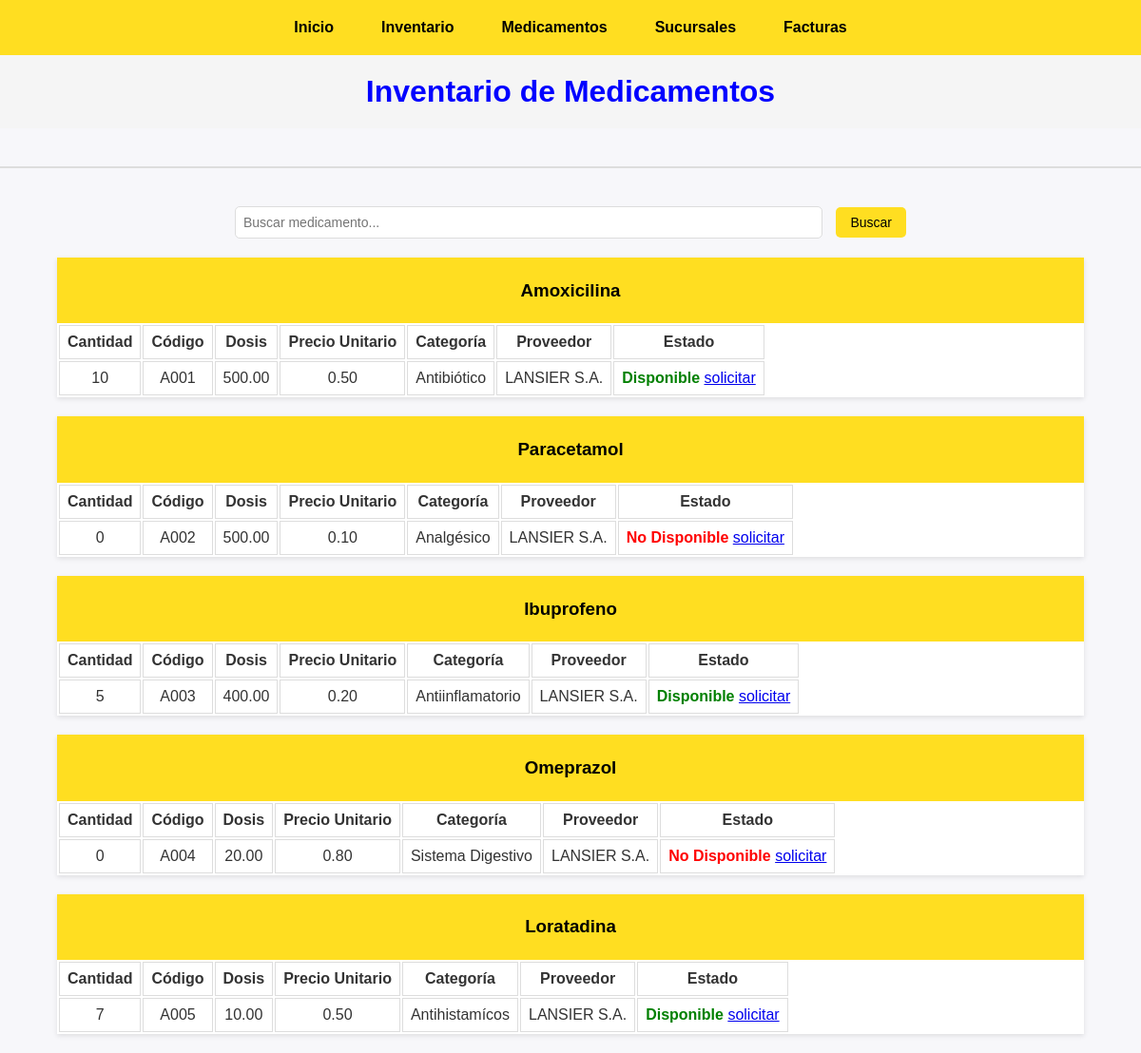
/inventario/ (signed in), run on the app's committed database.
### Sistema_Gestion/models.py (models this page shows, shortened)
class Inventario(models.Model):
    cantidad = models.IntegerField()
    medicamento = models.ForeignKey(Medicamento, on_delete=models.CASCADE, related_name='inventarios')
    sucursal = models.OneToOneField(Sucursal, on_delete=models.CASCADE, related_name="inventario")

class Medicamento(models.Model):
    nombre = models.CharField(max_length=50)
    codigo = models.CharField(max_length=50)
    precioIndividual = models.DecimalField(max_digits=10, decimal_places=2)
    dosis = models.DecimalField(max_digits=10, decimal_places=2)
    provedor = models.CharField(max_length=50, default='Proveedor predeterminado')
    categoria = models.CharField(max_length= 50)
    descripcion = models.TextField(null=True, blank=True)

### Sistema_Gestion/views.py (the view)
# urls.py: path('inventario/', views.inventario, name='inventario'),
@login_required
def inventario(request):
    inventarios = Inventario.objects.all()
    return render(request, 'inventario.html', {'inventarios': inventarios})

### templates/inventario.html (shortened to what this page needs)
<!DOCTYPE html>
<html lang="en">
<head>
</head>
<body>
{% include 'menu.html' %}
<h2>Inventario de Medicamentos</h2>
<hr style="margin: 40px 0; border: 1px solid #ddd;">
<div class="search-container">
    <input type="text" class="search-bar" id="searchInput" placeholder="Buscar medicamento...">
    <button class="search-button" onclick="filterInventario()">Buscar</button>
</div>
{% for inventario in inventarios %}
<div class="medicamento-container" data-nombre="{{ inventario.medicamento.nombre | lower }}">
    <div class="medicamento-header">
        <h3>{{ inventario.medicamento.nombre }}</h3>
    </div>
    <table>
        <thead>
            <tr>
                <th>Cantidad</th>
                <th>Código</th>
                <th>Dosis</th>
                <th>Precio Unitario</th>
                <th>Categoría</th>
                <th>Proveedor</th>
                <th>Estado</th>
            </tr>
        </thead>
        <tbody>
            <tr>
                <td>{{ inventario.cantidad }}</td>
                <td>{{ inventario.medicamento.codigo }}</td>
                <td>{{ inventario.medicamento.dosis }}</td>
                <td>{{ inventario.medicamento.precioIndividual }}</td>
                <td>{{ inventario.medicamento.categoria }}</td>
                <td>{{ inventario.medicamento.provedor }}</td>
                <td>
                    {% if inventario.cantidad > 0 %}
                        <span class="estado-disponible">Disponible</span>
                        <a href="/facturas/">solicitar</a>
                    {% else %}
                        <span class="estado-no-disponible">No Disponible</span>
                        <a href="/medicamentos/">solicitar</a>
                    {% endif %}
                </td>
            </tr>
        </tbody>
    </table>
</div>
{% endfor %}
</body>
</html>

### templates/inventario.html (style rules this page uses)
body { font-family: Arial, sans-serif; background-color: #f9f9f9; color: #333; margin: 20px; padding: 20px; }
h2 { text-align: center; color: #FFDE21; }
.medicamento-container { width: 90%; margin: 20px auto; border-collapse: collapse; background-color: #fff; box-shadow: 0 2px 5px rgba(0, 0, 0, 0.1); }
.medicamento-header { background-color: #FFDE21; color: black; padding: 5px; text-align: center; font-weight: bold; }
th, td { padding: 8px; text-align: center; border: 1px solid #ddd; }
.estado-disponible { color: green; font-weight: bold; }
.estado-no-disponible { color: red; font-weight: bold; }
.search-container { text-align: center; margin-bottom: 20px; }
.search-bar { width: 50%; padding: 8px; font-size: 14px; border: 1px solid #ddd; border-radius: 5px; }
.search-button { padding: 8px 15px; font-size: 14px; margin-left: 10px; background-color: #FFDE21; color: black; border: none; border-radius: 5px; cursor: pointer; }

### templates/menu.html (style rules this page uses)
body { font-family: Arial, sans-serif; margin: 0; padding: 0; background-color: #f7f7fa; }
h2 { text-align: center; color: blue; background-color: #F5F5F5; padding: 20px 0; margin: 0; font-size: 2rem; }

### data on the page
Inventario: medicamento.nombre "Amoxicilina", cantidad "10", medicamento.codigo "A001", medicamento.dosis "500.00", medicamento.precioIndividual "0.50", medicamento.categoria "Antibiótico", medicamento.provedor "LANSIER S.A.", shows "Disponible"
Inventario: medicamento.nombre "Paracetamol", cantidad "0", medicamento.codigo "A002", medicamento.dosis "500.00", medicamento.precioIndividual "0.10", medicamento.categoria "Analgésico", medicamento.provedor "LANSIER S.A.", shows "No Disponible"
Inventario: medicamento.nombre "Ibuprofeno", cantidad "5", medicamento.codigo "A003", medicamento.dosis "400.00", medicamento.precioIndividual "0.20", medicamento.categoria "Antiinflamatorio", medicamento.provedor "LANSIER S.A.", shows "Disponible"
Inventario: medicamento.nombre "Omeprazol", cantidad "0", medicamento.codigo "A004", medicamento.dosis "20.00", medicamento.precioIndividual "0.80", medicamento.categoria "Sistema Digestivo", medicamento.provedor "LANSIER S.A.", shows "No Disponible"
Inventario: medicamento.nombre "Loratadina", cantidad "7", medicamento.codigo "A005", medicamento.dosis "10.00", medicamento.precioIndividual "0.50", medicamento.categoria "Antihistamícos", medicamento.provedor "LANSIER S.A.", shows "Disponible"
